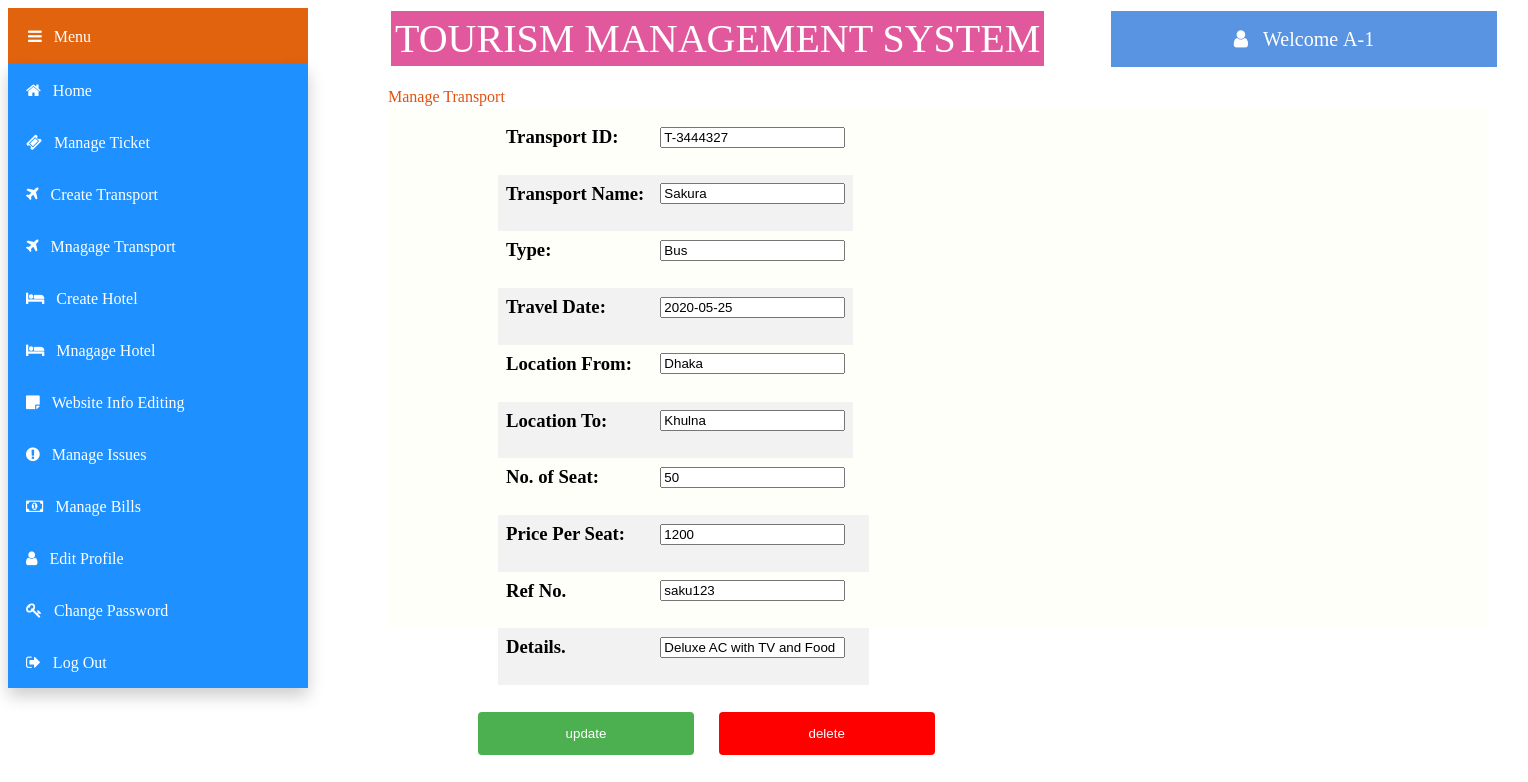
Screenshot of /views/Manager/updatetransport.php?id=T-3444327 (signed in) with the database file from the repository.
### tables this page shows
CREATE TABLE `transport` (
  `tr_id` varchar(50) NOT NULL,
  `name` varchar(50) NOT NULL,
  `type` varchar(50) NOT NULL,
  `traveldate` date NOT NULL,
  `location_f` varchar(50) NOT NULL,
  `location_t` varchar(50) NOT NULL,
  `ref` varchar(50) NOT NULL,
  `seat_no` varchar(50) NOT NULL,
  `price` varchar(50) NOT NULL,
  `details` varchar(50) NOT NULL,
  `count` int(50) NOT NULL,
  `e_id` varchar(50) NOT NULL,
  `status` varchar(50) DEFAULT NULL
);

### models/database.php (called while the page is built, shortened)
<?php
	 $serverName="localhost";
	 $userName="root";
	 $password="";
	 $dbName="tms";
	function get($query)
	{
        $data=array();
		global $serverName,$userName,$password,$dbName;
		$conn = mysqli_connect( $serverName, $userName, $password, $dbName);
        $result=mysqli_query($conn,$query);
        if(mysqli_num_rows($result) > 0)
        {
            while($row = mysqli_fetch_assoc($result))
            {
                $entity=array();
                foreach($row as $k=>$v)
                {
                    $entity[$k] = $row[$k];
                }
                $data[] = $entity;
            }
        }
		return $data;
	}
?>

### controllers/transportController.php (called while the page is built, shortened)
<?php
    require_once '../../models/database.php';
    function getTransport($id)
	{
		$query="SELECT * FROM transport WHERE tr_id='$id'";
		$tran=get($query);
		return $tran[0];
    }
?>

### views/Manager/updatetransport.php (the view, shortened to what this page needs)
<?php
    include '../../controllers/transportController.php';
       $tid = $_GET["id"];
    $tran=getTransport($tid);
    $err_price="";
    $err_feature="";
?>
<html>
    <head>
        <link rel="stylesheet" href="https://cdnjs.cloudflare.com/ajax/libs/font-awesome/4.7.0/css/font-awesome.min.css">
        <link rel="stylesheet" type="text/css" href="css/updatetransport.css">
    </head>
    <body>
        <div class="title" >TOURISM MANAGEMENT SYSTEM
        </div>
        <div class="dropdown">
            <button class="dropbtn"><i class="fa fa-bars">&nbsp;&nbsp;&nbsp;Menu</i></button>
                <div class="dropdown-content">
                    <button class="btn" onClick="location.href='home.php'" value='home'><i class="fa fa-home">&nbsp;&nbsp;&nbsp;Home</i></button><br>
                    <button class="btn" onClick="location.href='manageticket.php'" value='manageticket'><i class="fa fa-ticket">&nbsp;&nbsp;&nbsp;Manage Ticket</i></button><br>
                    <button class="btn" onClick="location.href='createtransport.php'" value='createtransport'><i class="fa fa-plane">&nbsp;&nbsp;&nbsp;Create Transport</i></button><br>
                    <button class="btn" onClick="location.href='managetransport.php'" value='managetransport'><i class="fa fa-plane">&nbsp;&nbsp;&nbsp;Mnagage Transport</i></button><br>
                    <button class="btn" onClick="location.href='createhotel.php'" value='createhotel'><i class="fa fa-bed">&nbsp;&nbsp;&nbsp;Create Hotel</i></button><br>
                    <button class="btn" onClick="location.href='managehotel.php'" value='managehotel'><i class="fa fa-bed">&nbsp;&nbsp;&nbsp;Mnagage Hotel</i></button><br>
                    <button class="btn" onClick="location.href='webinfoediting.php'" value='webinfoediting' ><i class="fa fa-sticky-note">&nbsp;&nbsp;&nbsp;Website Info Editing</i></button><br>
                    <button class="btn" onClick="location.href='manageissue.php'" value='manageissue'><i class="fa fa-exclamation-circle">&nbsp;&nbsp;&nbsp;Manage Issues</i></button><br>
                    <button class="btn" onClick="location.href='managebill.php'" value='managebill'><i class="fa fa-money">&nbsp;&nbsp;&nbsp;Manage Bills</i></button><br>
                    <button class="btn" onClick="location.href='editprofile.php'" value='editprofile'><i class="fa fa-user">&nbsp;&nbsp;&nbsp;Edit Profile</i></button><br>
                    <button class="btn" onClick="location.href='changepassword.php'" value='changepassword'><i class="fa fa-key">&nbsp;&nbsp;&nbsp;Change Password</i></button><br>
                    <button class="btn"  onClick=" location.href='../logout.php'"><i class="fa fa-sign-out">&nbsp;&nbsp;&nbsp;Log Out</i></button><br>
                </div>
        </div>
        <div class="welcome" ><i class="fa fa-user">&nbsp;&nbsp;&nbsp;<?php echo "Welcome ".$_SESSION["loggedinuser"];?></i>
        </div>
        <div class="text" >Manage Transport</i>
        </div>
        <form method="post" action="">
        <div class="panel">
        <table  >
                <tr>
                    <td> <h3>Transport ID:</h3></td>
                    <td><h3><input type="text" name="Tid" value="<?php echo $tran["tr_id"]?>"  readonly></h3></td>
                </tr>
                <tr>
                    <td> <h3>Transport Name:</h3></td>
                    <td><h3><input type="text" name="Tname" value="<?php echo $tran["name"]?>"  readonly ></h3></td>
                </tr>
                <tr>
                    <td> <h3>Type:</h3></td>
                    <td><h3><input type="text" name="type" value="<?php echo $tran["type"]?>"   readonly ></h3></td>
                </tr>
                <tr>
                    <td> <h3>Travel Date:</h3></td>
                    <td><h3><input type="text" name="date" value="<?php echo $tran["traveldate"]?>"   readonly ></h3></td>
                </tr>
                <tr>
                    <td> <h3>Location From:</h3></td>
                    <td style="text-align='right'"><h3><input type="text"  name="locf" value="<?php echo $tran["location_f"]?>"  readonly></h3></td>
                </tr>
                <tr>
                    <td> <h3>Location To:</h3></td>
                    <td style="text-align='right'"><h3><input type="text"  name="loct" value="<?php echo $tran["location_t"]?>"  readonly ></h3></td>
                </tr>
                <tr>
                    <td> <h3>No. of Seat:</h3></td>
                    <td style="text-align='right'"><h3><input type="text" name="seatno" value="<?php echo $tran["seat_no"]?>"  readonly ></h3></td>
                </tr>
                <tr>
                    <td> <h3>Price Per Seat:</h3></td>
                    <td style="text-align='right'"><h3><input type="text" name="price" value="<?php echo $tran["price"]?>"   placeholder="Price per Seat" ></h3></td>
                    <td><span style="color:red"><?php echo $err_price;?></span></td>
                </tr>
                <tr>
                    <td> <h3>Ref No.</h3></td>
                    <td style="text-align='right'"><h3><input type="text" name="ref" value="<?php echo $tran["ref"]?>"  readonly ></h3></td>
                </tr>
                <tr>
                    <td> <h3>Details.</h3></td>
                    <td style="text-align='right'"><h3><input type="text" name="details" value="<?php echo $tran["details"]?>"  placeholder="Detais." ></h3></td>
                    <td><span style="color:red"><?php echo $err_feature;?></span></td>
                </tr>
            </table>
            <h3><input type="submit" name="submit" value="update" style="margin-left:80px;">  <input type="submit"  name="delete" value="delete" style="background-color:red; margin-left: 20px"></h3>
    </div>
    </form>
    </body>
</html>

### views/Manager/css/updatetransport.css (style rules this page uses)
.title { background-color: rgb(226, 88, 157); color: white; padding: 4px; min-width:400px; font-size: 40px; text-align: center; border: solid; margin-left:380px; position: absolute; }
.dropbtn { background-color: rgb(226, 99, 14); color: white; padding: 20px; min-width:300px; font-size: 16px; width:30%; text-align:left; border: none; cursor: pointer; }
.dropdown { position: absolute; display: inline-block; }
.dropdown-content { display: block; position: absolute; background-color: #2c2828; min-width: 300px; box-shadow: 0px 8px 16px 0px rgba(0,0,0,0.2); z-index: 1; }
.btn { background-color: DodgerBlue; border: none; color: white; padding: 18px; min-width:300px; font-size: 16px; text-align:left; cursor: pointer; }
.welcome { background-color: rgb(88, 148, 226); color: white; padding: 18px; min-width:350px; font-size: 20px; text-align: center; border: solid; margin-left:1100px; position: absolute; }
.text { color: rgb(226, 81, 14); margin-top: 80px; font-size: 16px; margin-left:380px; position: absolute; }
.panel { display: inline-block; background:rgb(255, 255, 250); min-height: 500px; min-width: 1080px; height: 100px; padding: 10px; border: navajowhite; margin-right: 30px; margin-left: 380px; margin-top:100px ; margin-bottom: 300px; }
table { border-collapse: collapse; margin-left: 100px; }
th, td { text-align: left; padding: 8px; }
tr:nth-child(even) { background-color: #f2f2f2; }
input[type=submit] { width: 20%; background-color: #4CAF50; color: white; padding: 14px 10px; margin: 8px 0; border: none; border-radius: 4px; margin-left: 250px; cursor: pointer; }

### rows the page displays
transport: Tid "T-3444327", Tname "Sakura", type "Bus", date "2020-05-25", locf "Dhaka", loct "Khulna", seatno "50", price "1200", ref "saku123", details "Deluxe AC with TV and Food"

### other values shown
$_SESSION["loggedinuser"] "A-1"
